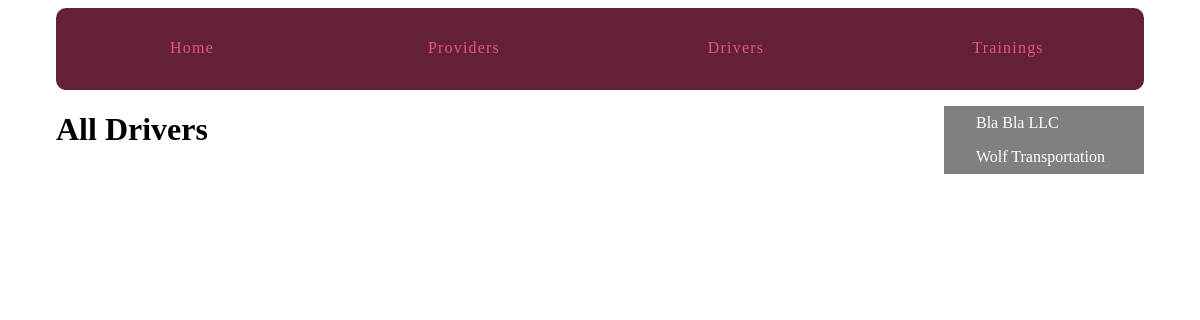
/directory/drivers/, run on an earlier commit of the app's database.
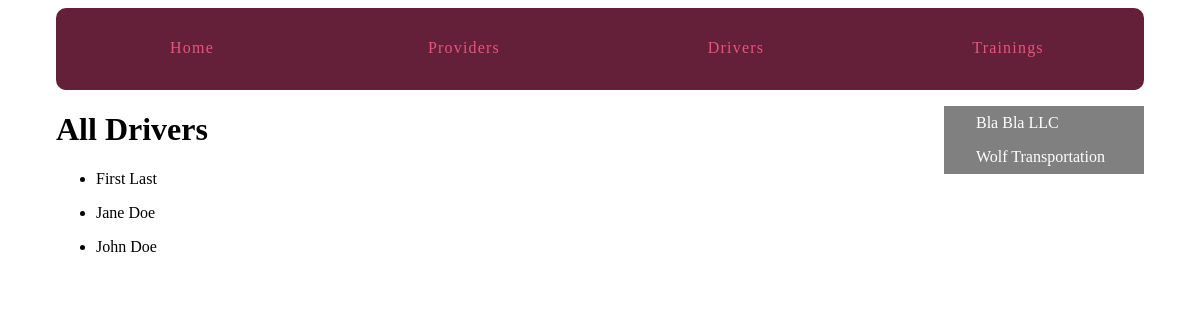
And on a later commit of the database.
### directory/models.py (models this page shows, shortened)
class Provider(models.Model):
    business_name = models.CharField(max_length=56)
    address = models.CharField(max_length=56)
    phone_number = models.IntegerField()
    business_license = models.CharField(max_length=18)
    notes = models.TextField()
    created_at = models.DateTimeField(auto_now_add=True)

class Driver(models.Model):
    provider = models.ForeignKey(Provider)
    first_name = models.CharField(max_length=56)
    last_name = models.CharField(max_length=56)
    driver_id = models.CharField(max_length=12)
    birth_date = models.DateField()
    hire_date = models.DateField()
    eligible = models.BooleanField(default=False)
    license = models.CharField(max_length=12)
    notes = models.TextField(blank=True, default='')
    created_at = models.DateTimeField(auto_now_add=True)
    def __str__(self):
        return self.first_name + ' ' + self.last_name
    class Meta:
        ordering = ['first_name', 'last_name', ]

### directory/views.py (the view)
def driver_list(request):
    drivers = Driver.objects.all()
    return render(request, 'directory/driver_list.html', {'drivers': drivers})

### directory/templatetags/contract_extras.py (called while the page is built)
@register.inclusion_tag('directory/provider_nav.html')
def nav_providers_list():
    providers = Provider.objects.all()
    return {'providers': providers}

### directory/templates/directory/driver_list.html (shortened to what this page needs)
{% extends "layout.html" %}
{% load static from staticfiles %}
{% load contract_extras %}
{% block static %}<link rel="stylesheet" href="{% static 'directory/css/directory.css' %}">{% endblock %}
{% block content %}
<div>
  <h1>All Drivers</h1>
  {% for driver in drivers %}
    <ul>
      <li>
        {{ driver }}
      </li>
    </ul>
  {% endfor %}
</div>
{% endblock %}

### directory/templates/directory/provider_nav.html
{% for provider in providers %}
  <div>
    <a href="{% url 'directory:provider_detail' pk=provider.pk %}">{{ provider.business_name }}</a>
  </div>
{% endfor %}

What changed in the data, as far as the page shows it:
added Driver: first_name+last_name "First Last"
added Driver: first_name+last_name "Jane Doe"
added Driver: first_name+last_name "John Doe"
